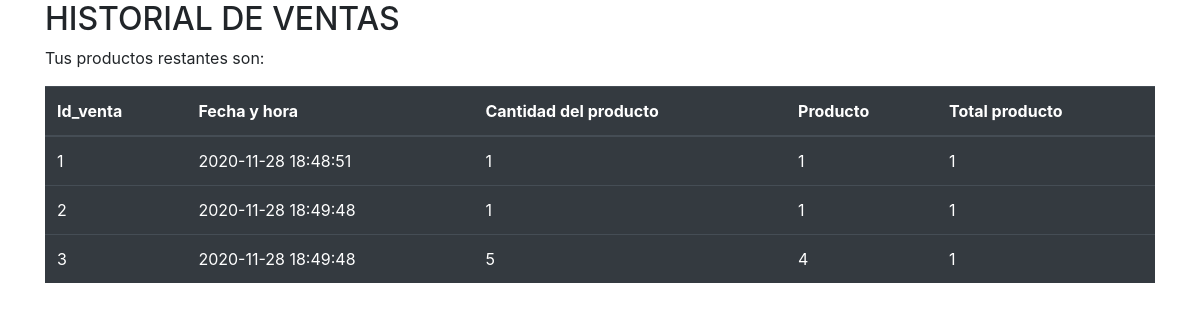
The page /tienda_php/historial_venta.php on the database as committed earlier.
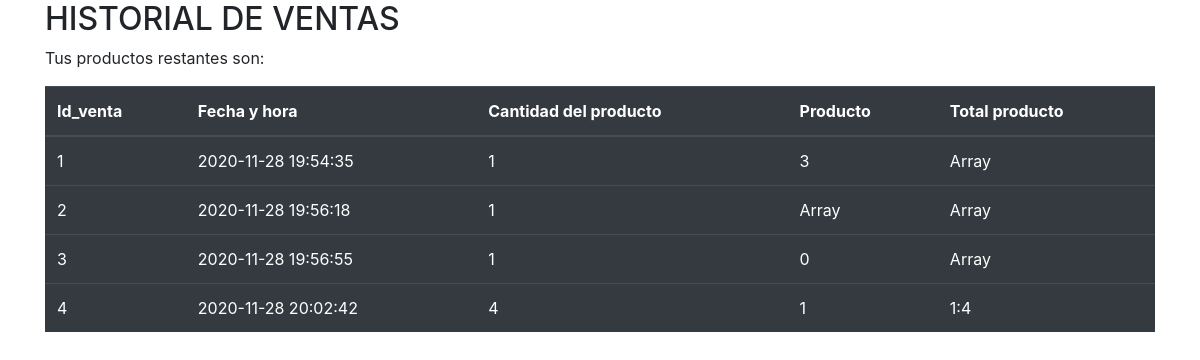
The same page on the database as committed later.
### tables this page shows
CREATE TABLE ticket(
       id_venta integer  not null primary key AUTOINCREMENT not null,
       fecha_hora TIMESTAMP DEFAULT CURRENT_TIMESTAMP not null,
       cantidad_producto varchar (25) not null ,
       producto varchar (300) not null ,
       total_producto  integer not null
);

### tienda_php/historial_venta.php (the view, shortened to what this page needs)
<?php
    $db = new SQLite3("../tienda.db");
    $resultado = $db->query("SELECT * from ticket;");
?>
<!DOCTYPE html>
<html lang="es">
<head>
  <link rel="stylesheet" href="https://maxcdn.bootstrapcdn.com/bootstrap/4.5.2/css/bootstrap.min.css">
</head>
<body>
<div class="container">
  <h2>HISTORIAL DE VENTAS</h2>
  <p>Tus productos restantes son:</p>
  <table class="table table-dark">
    <thead>
        <tr>
            <th>Id_venta</th>
            <th>Fecha y hora</th>
            <th>Cantidad del producto</th>
            <th>Producto</th>
            <th>Total producto</th>
        </tr>
    </thead>
    <tbody>
                     <?php
                        while ($row = $resultado->fetchArray())
                        {
                    ?>
                                <tr>
                                    <td><?php echo $row['id_venta']?></td>
                                    <td><?php echo $row['fecha_hora']?></td>
                                    <td><?php echo $row['cantidad_producto']?></td>
                                    <td><?php echo $row['producto']?></td>
                                    <td><?php echo $row['total_producto']?></td>
                                </tr>
                    <?php
                        }
                    ?>
    </tbody>
  </table>
</div>
</body>
</html>

Rows that differ between the two databases and show on the page:
changed ticket id 1: fecha_hora "2020-11-28 18:48:51" → "2020-11-28 19:54:35"; producto "1" → "3"; total_producto "1" → "Array"
changed ticket id 2: fecha_hora "2020-11-28 18:49:48" → "2020-11-28 19:56:18"; producto "1" → "Array"; total_producto "1" → "Array"
changed ticket id 3: fecha_hora "2020-11-28 18:49:48" → "2020-11-28 19:56:55"; cantidad_producto "5" → "1"; producto "4" → "0"; total_producto "1" → "Array"
added ticket: id_venta "4", fecha_hora "2020-11-28 20:02:42", cantidad_producto "4", producto "1", total_producto "1:4"
